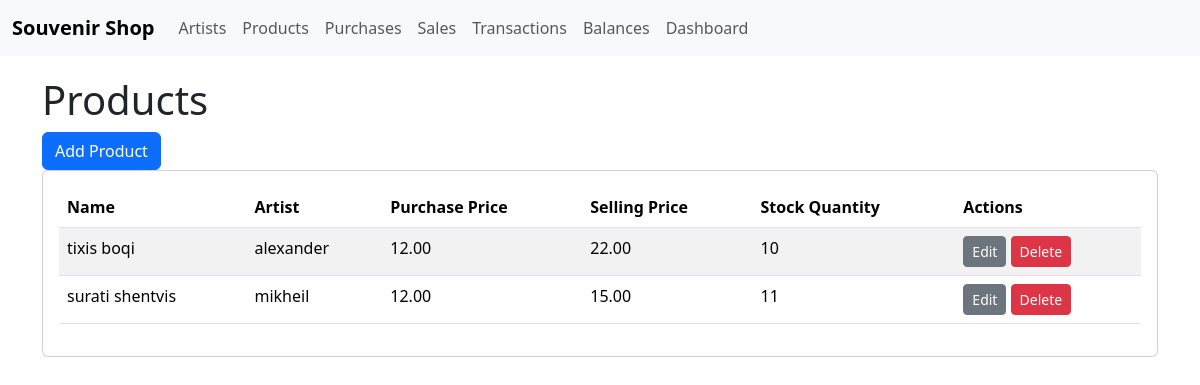
Page /shop/products/ on the committed database.
### shop/models.py (models this page shows, shortened)
class Product(models.Model):
    name = models.CharField(max_length=200, verbose_name="Product Name")
    description = models.TextField(blank=True, null=True, verbose_name="Description")
    purchase_price = models.DecimalField(max_digits=10, decimal_places=2, verbose_name="Purchase Price")
    selling_price = models.DecimalField(max_digits=10, decimal_places=2, verbose_name="Selling Price")
    stock_quantity = models.IntegerField(default=0, verbose_name="Stock Quantity")
    artist = models.ForeignKey(Artist, on_delete=models.CASCADE, related_name="products", verbose_name="Artist")
    class Meta:
        verbose_name = "Product"
        verbose_name_plural = "Products"

class Artist(models.Model):
    name = models.CharField(max_length=200, verbose_name="Artist Name")
    contact_information = models.TextField(verbose_name="Contact Info")
    notes = models.TextField(blank=True, null=True, verbose_name="Notes")
    class Meta:
        verbose_name = "Artist"
        verbose_name_plural = "Artists"

### shop/views.py (the view)
# urls.py: path('products/', views.product_list, name='product_list'),
def product_list(request):
    products = Product.objects.all()
    return render(request, 'shop/product_list.html', {'products': products})

### shop/templates/shop/product_list.html
{% extends 'shop/base.html' %}
{% block content %}
    <h1>Products</h1>
    <a href="{% url 'shop:product_create' %}" class="btn btn-primary">Add Product</a>
    <div class="card">
      <div class="card-body">
        <table class="table table-striped">
            <thead>
                <tr>
                    <th>Name</th>
                    <th>Artist</th>
                    <th>Purchase Price</th>
                    <th>Selling Price</th>
                    <th>Stock Quantity</th>
                    <th>Actions</th>
                </tr>
            </thead>
            <tbody>
                {% for product in products %}
                    <tr>
                        <td>{{ product.name }}</td>
                        <td>{{ product.artist.name }}</td>
                        <td>{{ product.purchase_price }}</td>
                        <td>{{ product.selling_price }}</td>
                        <td>{{ product.stock_quantity }}</td>
                        <td>
                            <a href="{% url 'shop:product_update' pk=product.pk %}" class="btn btn-sm btn-secondary">Edit</a>
                            <a href="{% url 'shop:product_delete' pk=product.pk %}" class="btn btn-sm btn-danger">Delete</a>
                        </td>
                    </tr>
                {% endfor %}
            </tbody>
        </table>
       </div>
     </div>
{% endblock %}

### shop/templates/shop/base.html (style rules this page uses)
.card { margin-bottom: 20px; }
.btn-primary { margin-right: 10px; }

### rows in the picture
Product: name "tixis boqi", artist.name "alexander", purchase_price "12.00", selling_price "22.00", stock_quantity "10"
Product: name "surati shentvis", artist.name "mikheil", purchase_price "12.00", selling_price "15.00", stock_quantity "11"
